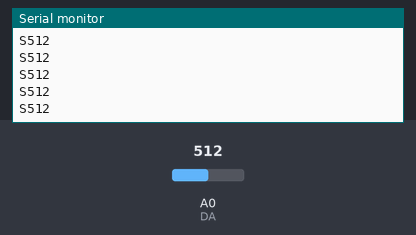
Recording of a sketch running on a simulated Arduino Uno, built with avr-gcc and run on an emulated ATmega328P. Parts: the last lines printed to the serial monitor. Inputs (shaded band) come from the test bench; at power-on: A0 (DA) = 512.

Above: at 1.2 s.
1.3 s: A0 (DA) set to 716
At 1.9 s:
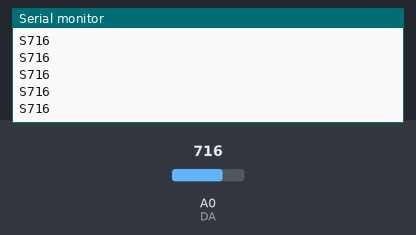
2.8 s: A0 (DA) set to 900
At 3.7 s:
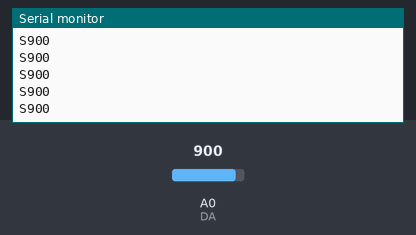
Timing chart, 0 to 5.8 s (numbered marks = the images above; inputs shaded):
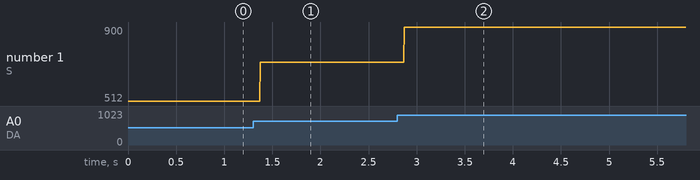

Measured:
- after the input at 1.3 s, the serial monitor: prints a new line after 0.07 s (image 1)
- after the input at 2.8 s, the serial monitor: prints a new line after 0.07 s (image 2)
- plotted number 1: 512 → 716 after the input at 1.3 s, 716 → 900 after the input at 2.8 s

The sketch:

avian_soundFinal_ino.ino
```cpp
int DA = A0; // Pin for Analog Output - AO
int sensorvalue = 0;

void setup() {
  Serial.begin(9600);
}

void loop() {
  sensorvalue = analogRead(DA);  //Read the analog value
  Serial.print("S");
  Serial.println(sensorvalue);
}
```
